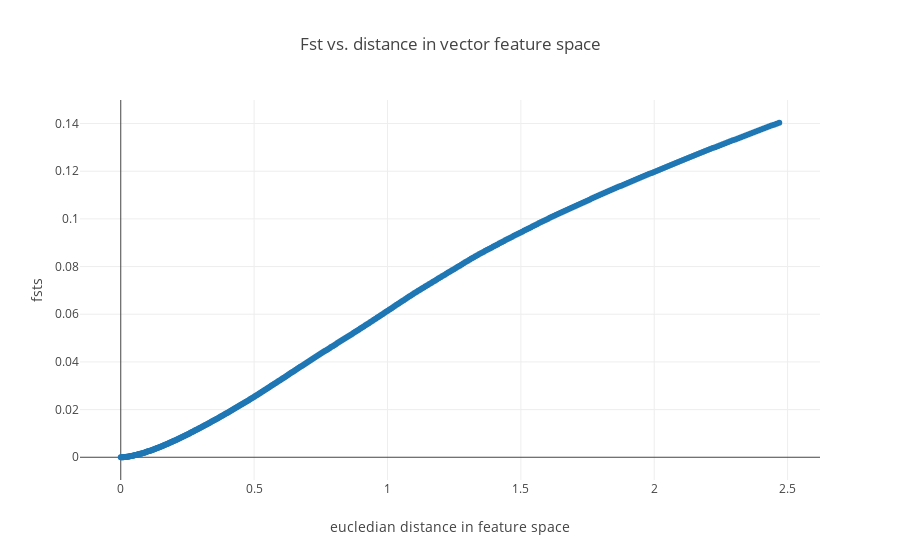

The code cell stored with this chart in its notebook:
### Code cell
fig_data= [go.Scatter(
x= Distances_crawl,
y= Fsts_crawl,
mode= 'markers',
name= 'fst vs distances'
)
]

layout = go.Layout(
    title= 'Fst vs. distance in vector feature space',
    yaxis=dict(
        title='fsts'),
    xaxis=dict(
        title='eucledian distance in feature space')
)

fig= go.Figure(data=fig_data, layout=layout)
iplot(fig)

### Figure 1 — Plotly figure (JSON) as saved in the notebook; plotly's stock layout.template omitted (floating-point values rounded to 4 significant figures; data arrays with more than 128 entries replaced by an {"elided": "..."} marker saying what was removed)
{"data": [{"mode": "markers", "name": "fst vs distances", "type": "scatter", "x": {"elided": "400 float values"}, "y": {"elided": "400 float values"}}], "layout": {"title": "Fst vs. distance in vector feature space", "xaxis": {"title": "eucledian distance in feature space"}, "yaxis": {"title": "fsts"}}}
